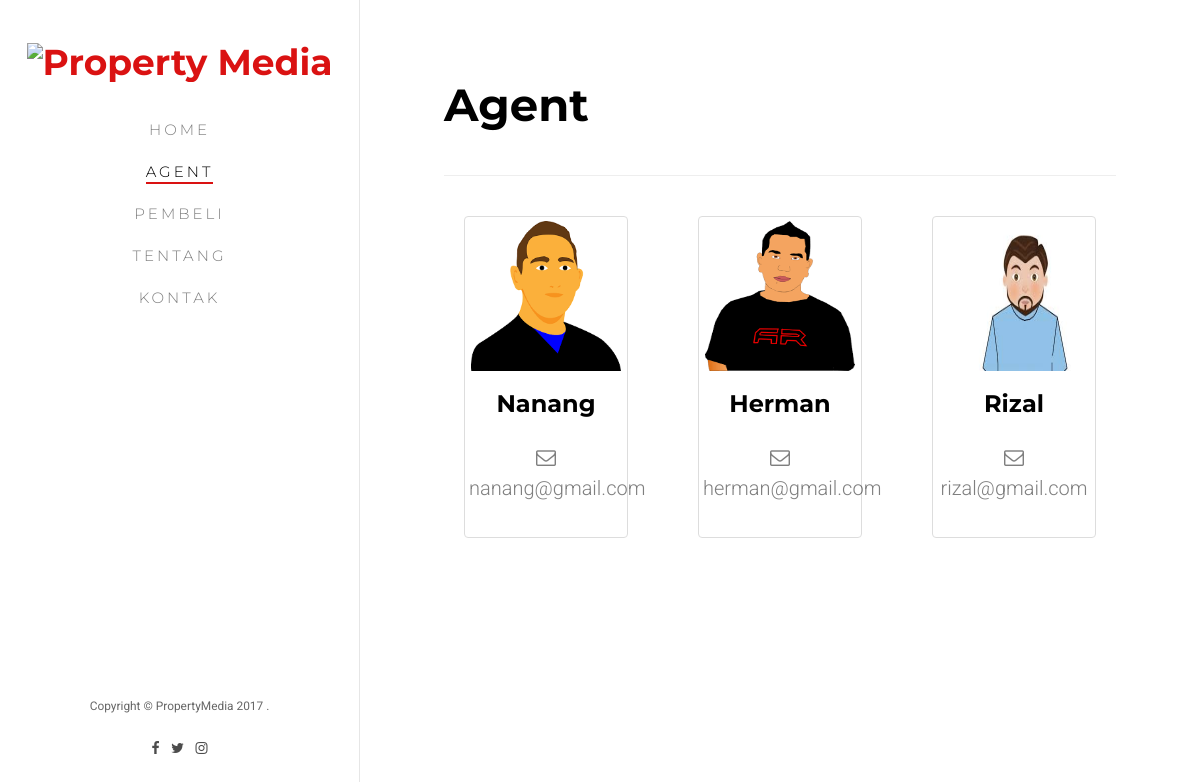
Page /agent.php on the committed database.
### tables this page shows
CREATE TABLE `users` (
  `id` int(11) NOT NULL,
  `nama` varchar(150) NOT NULL,
  `email` varchar(150) NOT NULL,
  `password` varchar(150) NOT NULL,
  `photo` varchar(225) NOT NULL,
  `role` varchar(50) NOT NULL
);

### core/config_database.php (called while the page is built, shortened)
<?php
class Database
{
	private $config = array(
				"servername"	=>	"localhost",
				"username"		=>	"root",
				"password"		=>	"",
				"dbname"		=>	"property",
			);
	function mySqli()
	{
		$this->db = new mysqli($this->config["servername"], $this->config["username"], $this->config["password"], $this->config["dbname"]);
		return $this->db;
	}
}
?>

### core/db_mysqli.php (called while the page is built, shortened)
<?php
require_once 'config_database.php';
class Model_mysqli extends Database
{
	private $db;
	private $table;
	function __construct()
	{
		$this->db = parent::mySqli();
	}
	public function setTable($tablName)
	{
		$this->table = $tablName;
	}
	public function findData($select=false,$where=false,$orderBy=false,$search=false,$join=false,$limit=false,$offset=false,$groupBy=false,$searchOR=false)
	{
		if ($select) {
			$select = is_array($select) ? implode(", ", $select) : $select;
		} else {
			$select = "*";
		}
		$sql = "SELECT ".$select." FROM ".$this->table." ";
		if ($where) {
			$sql .= " WHERE ";
			$field = null;
			foreach ($where as $key => $value) {
				$key = explode(" ", $key);
				$key = count($key) > 1 ?  $key[0]." ".($key[1] == "" ? "= " : $key[1]) : $key[0]." = ";
				$value = self::escape_quote($value);
				$field .= " AND ".$key." '".$value."'";
			}
			$sql .= substr($field,4);
		}
		$result = $this->db->query($sql);
		return $result->fetch_all(MYSQLI_ASSOC);
	}
	public function escape_quote($value)
	{
		$value = $this->db->real_escape_string($value);
		return $value;
	}
}
?>

### agent.php (the view, shortened to what this page needs)
<?php require_once 'template/header.php'; ?>
<body>
	<div id="fh5co-page">
		<aside id="fh5co-aside" role="complementary" class="border js-fullheight">
			<h1 id="fh5co-logo"><a href="index.php"><img src="images/llogo.png" alt="Property Media"></a></h1>
			<nav id="fh5co-main-menu" role="navigation">
				<ul>
					<li><a href="index.php">Home</a></li>
					<li class="fh5co-active"><a href="agent.php">Agent</a></li>
					<li><a href="pembeli.php">Pembeli</a></li>
					<li><a href="about.php">Tentang</a></li>
					<li><a href="contact.php">Kontak</a></li>
				</ul>
			</nav>
			<div class="fh5co-footer">
				<p><small>Copyright &copy; PropertyMedia 2017 <?php echo date("Y") > 2017 ? " - ".date("Y") : ""; ?>.</small></p>
				<?php require_once 'template/sosial_media.php'; ?>
			</div>
		</aside>
		<div id="fh5co-main">
			<div class="fh5co-narrow-content  animate-box" data-animate-effect="fadeInLeft">
				<h2 class="fh5co-heading" >Agent</h2>
				<hr>
				<?php
					require_once 'core/db_mysqli.php';
					$model  = new Model_mysqli();
					$model->setTable("users");
					$result = $model->findData(false,array("role" => "admin"));
				?>
				<div class="row">
					<?php foreach($result as $item) { ?>
						<div class="col-md-4 fh5co-staff">
							<div class="fh5co-feature fh5co-feature-sm animate-box fadeInLeft animated" data-animate-effect="fadeInLeft">
								<div class="thumbnail">
									<center>
										<?php
											$srcImg = $item["photo"] == "" ? "/property/admin/img/user_image.png" : "/property/admin/upload/users/".$item['photo'];
										?>
										<img src="<?php echo $srcImg; ?>" alt="<?php echo $item["nama"]; ?>" style="height:150px; width:150px;" class="img-responsive">
										<h3><?php echo $item["nama"]; ?></h3>
										<br>
										<p><i class="icon-envelope-o"></i> <?php echo $item["email"]; ?></p>
									</center>
								</div>
							</div>
						</div>
					<?php } ?>
				</div>
			</div>
		</div>
	</div>
</body>
<?php require_once 'template/footer.php'; ?>

### assets/css/icomoon.css (style rules this page uses)
[class^="icon-"], [class*=" icon-"] { font-family: 'icomoon' !important; speak: none; font-style: normal; font-weight: normal; font-variant: normal; text-transform: none; line-height: 1; -webkit-font-smoothing: antialiased; -moz-osx-font-smoothing: grayscale; }
.icon-envelope-o:before { content: "\f003"; }

### assets/css/style.css (style rules this page uses)
body { font-family: "Roboto", Arial, sans-serif; font-weight: 300; font-size: 20px; line-height: 1.6; color: rgba(0, 0, 0, 0.5); }
a { color: #da1212; -webkit-transition: 0.5s; -o-transition: 0.5s; transition: 0.5s; }
p { margin-bottom: 1.5em; }
h1, h2, h3, h4, h5, h6 { color: #000; font-family: "Montserrat", Arial, sans-serif; font-weight: 700; margin: 0 0 30px 0; }
#fh5co-page { width: 100%; overflow: hidden; position: relative; }
#fh5co-aside { padding-top: 40px; padding-bottom: 40px; width: 15%; position: fixed; bottom: 0; top: 0; left: 0; overflow-y: scroll; -webkit-transition: 0.5s; -o-transition: 0.5s; transition: 0.5s; }
#fh5co-aside.border { border-right: 1px solid #e6e6e6; }
@media screen and (max-width: 1200px) { #fh5co-aside { width: 30%; } }
#fh5co-aside #fh5co-logo { text-align: center; }
#fh5co-aside #fh5co-main-menu ul { text-align: center; margin: 0; padding: 0; }
#fh5co-aside #fh5co-main-menu ul li { margin: 0 0 10px 0; padding: 0; list-style: none; }
#fh5co-aside #fh5co-main-menu ul li a { color: rgba(0, 0, 0, 0.5); text-decoration: none; letter-spacing: .1em; text-transform: uppercase; font-size: 15px; font-weight: 300; position: relative; -webkit-transition: 0.3s; -o-transition: 0.3s; transition: 0.3s; padding: 10px 10px; letter-spacing: .2em; font-family: "Montserrat", Arial, sans-serif; }
#fh5co-aside #fh5co-main-menu ul li a:after { content: ""; position: absolute; height: 2px; bottom: 7px; left: 10px; right: 10px; background-color: #da1212; visibility: hidden; -webkit-transform: scaleX(0); -moz-transform: scaleX(0); -ms-transform: scaleX(0); -o-transform: scaleX(0); transform: scaleX(0); -webkit-transition: all 0.3s cubic-bezier(0.175, 0.885, 0.32, 1.275); -moz-transition: all 0.3s cubic-bezier(0.175, 0.885, 0.32, 1.275); -ms-transition: all 0.3s cubic-bezier(0.175, 0.885, 0.32, 1.275); -o-transition: all 0.3s cubic-bezier(0.175, 0.885, 0.32, 1.275); transition: all 0.3s cubic-bezier(0.175, 0.885, 0.32, 1.275); }
#fh5co-aside #fh5co-main-menu ul li.fh5co-active a { color: black; }
#fh5co-aside #fh5co-main-menu ul li.fh5co-active a:after { visibility: visible; -webkit-transform: scaleX(1); -moz-transform: scaleX(1); -ms-transform: scaleX(1); -o-transform: scaleX(1); transform: scaleX(1); }
#fh5co-aside .fh5co-footer { position: absolute; bottom: 40px; font-size: 14px; text-align: center; width: 100%; font-weight: 400; color: rgba(0, 0, 0, 0.6); }
#fh5co-main { width: 85%; float: right; -webkit-transition: 0.5s; -o-transition: 0.5s; transition: 0.5s; }
@media screen and (max-width: 1200px) { #fh5co-main { width: 70%; } }
#fh5co-main .fh5co-narrow-content { position: relative; width: 80%; margin: 0 auto; padding: 4em 0; }
.fh5co-feature { text-align: left; width: 100%; float: left; padding: 20px; }
.fh5co-heading { font-size: 45px; margin-bottom: 1em; }
.fh5co-staff img { margin-bottom: 1em; }
.fh5co-staff h3 { margin: 0; }
.js .animate-box { opacity: 0; }

### rows in the picture
users: photo (picture), nama "Nanang", email "nanang@gmail.com"
users: photo (picture), nama "Herman", email "herman@gmail.com"
users: photo (picture), nama "Rizal", email "rizal@gmail.com"
